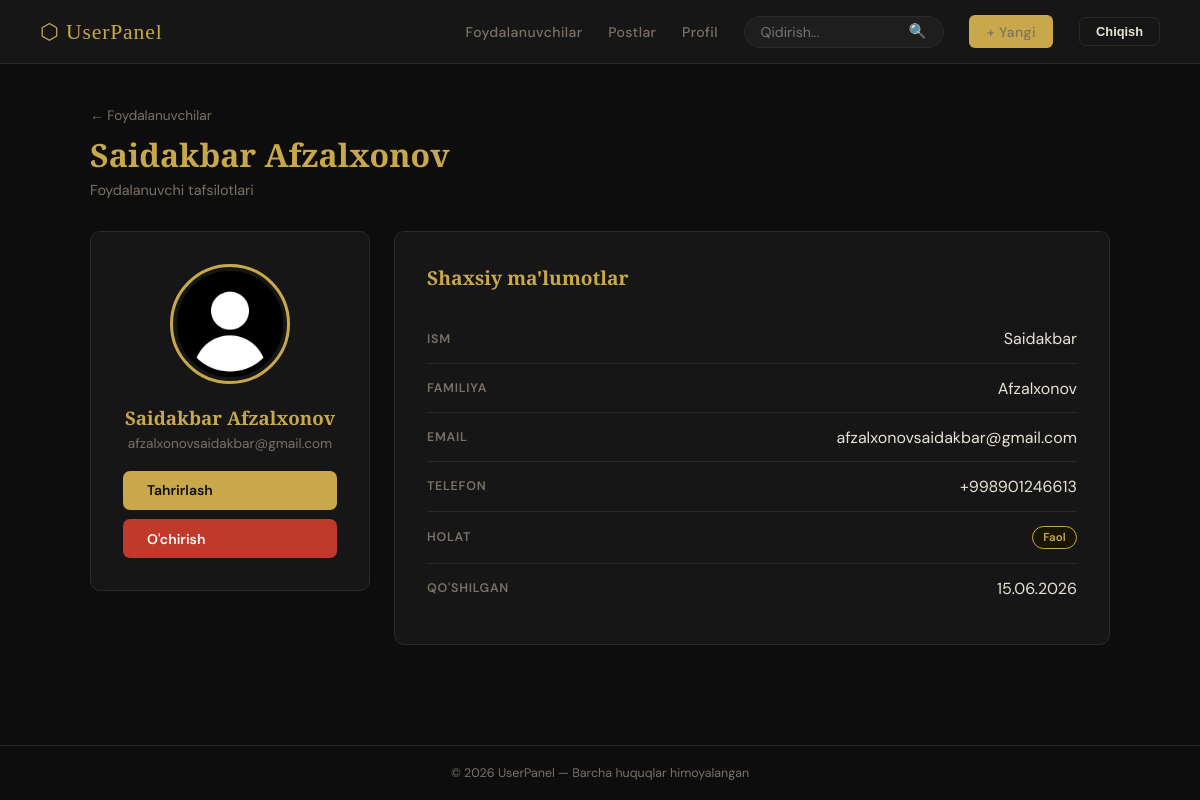
/users/saidakbar-afzalxonov-9b1ba59e/ (signed in), run on the app's committed database.
### user/models.py (models this page shows, shortened)
class CustomUser(AbstractUser):
    username=None
    email=models.EmailField(unique=True)
    USERNAME_FIELD='email'
    REQUIRED_FIELDS=['first_name', 'last_name']
    phone_number=models.CharField(max_length=50, blank=False, null=False)
    slug=models.SlugField(unique=True, blank=True)
    picture=models.ImageField(upload_to='media/', blank=True, null=True)
    created_at=models.DateTimeField(auto_now_add=True)
    objects=CustomUserManager()
    def __str__(self):
        return f"{self.first_name} {self.last_name}"

### user/views.py (the view)
# urls.py: path('users/<slug:slug>/', views.user_detail_view, name='user-detail'),
@login_required
def user_detail_view(request, slug):
    user = get_object_or_404(CustomUser, slug=slug)
    return render(request, 'user_view.html', {'user_obj': user})

### templates/user_view.html (shortened to what this page needs)
{% extends 'base.html' %}
{% block content %}
<div class="page-header">
  <a href="{% url 'user-list' %}" style="color:var(--muted);text-decoration:none;font-size:.85rem;">← Foydalanuvchilar</a>
  <h1 style="margin-top:.5rem;">{{ user_obj.first_name }} {{ user_obj.last_name }}</h1>
  <p>Foydalanuvchi tafsilotlari</p>
</div>
<div style="display:grid; grid-template-columns:280px 1fr; gap:1.5rem; align-items:start;">
  <div class="card" style="text-align:center;">
    {% if user_obj.picture %}
      <img src="{{ user_obj.picture.url }}" alt="{{ user_obj }}"
           style="width:120px;height:120px;border-radius:50%;object-fit:cover;border:3px solid var(--gold);margin-bottom:1rem;"/>
    {% else %}
      <div style="width:120px;height:120px;border-radius:50%;background:var(--surface2);border:3px solid var(--border);
                  display:flex;align-items:center;justify-content:center;font-size:2.5rem;margin:0 auto 1rem;">👤</div>
    {% endif %}
    <h3 style="font-family:'Playfair Display',serif;color:var(--gold);">{{ user_obj }}</h3>
    <p style="color:var(--muted);font-size:.85rem;margin-top:.3rem;">{{ user_obj.email }}</p>
    <div style="margin-top:1.2rem; display:flex; flex-direction:column; gap:.6rem;">
      <a href="{% url 'user-update' user_obj.slug %}" class="btn btn-primary">Tahrirlash</a>
      <a href="{% url 'user-delete' user_obj.slug %}" class="btn btn-danger">O'chirish</a>
    </div>
  </div>
  <div class="card">
    <h2 style="font-family:'Playfair Display',serif;font-size:1.2rem;color:var(--gold);margin-bottom:1.5rem;">
      Shaxsiy ma'lumotlar
    </h2>
    <div style="display:flex;justify-content:space-between;align-items:center;padding:.85rem 0;border-bottom:1px solid var(--border);">
      <span style="font-size:.78rem;font-weight:600;color:var(--muted);text-transform:uppercase;letter-spacing:.06em;">Ism</span>
      <span>{{ user_obj.first_name }}</span>
    </div>
    <div style="display:flex;justify-content:space-between;align-items:center;padding:.85rem 0;border-bottom:1px solid var(--border);">
      <span style="font-size:.78rem;font-weight:600;color:var(--muted);text-transform:uppercase;letter-spacing:.06em;">Familiya</span>
      <span>{{ user_obj.last_name }}</span>
    </div>
    <div style="display:flex;justify-content:space-between;align-items:center;padding:.85rem 0;border-bottom:1px solid var(--border);">
      <span style="font-size:.78rem;font-weight:600;color:var(--muted);text-transform:uppercase;letter-spacing:.06em;">Email</span>
      <span>{{ user_obj.email }}</span>
    </div>
    <div style="display:flex;justify-content:space-between;align-items:center;padding:.85rem 0;border-bottom:1px solid var(--border);">
      <span style="font-size:.78rem;font-weight:600;color:var(--muted);text-transform:uppercase;letter-spacing:.06em;">Telefon</span>
      <span>{{ user_obj.phone_number }}</span>
    </div>
    <div style="display:flex;justify-content:space-between;align-items:center;padding:.85rem 0;border-bottom:1px solid var(--border);">
      <span style="font-size:.78rem;font-weight:600;color:var(--muted);text-transform:uppercase;letter-spacing:.06em;">Holat</span>
      <span>
        {% if user_obj.is_active %}
          <span class="badge">Faol</span>
        {% else %}
          <span class="badge" style="border-color:var(--muted);color:var(--muted)">Nofaol</span>
        {% endif %}
      </span>
    </div>
    <div style="display:flex;justify-content:space-between;align-items:center;padding:.85rem 0;">
      <span style="font-size:.78rem;font-weight:600;color:var(--muted);text-transform:uppercase;letter-spacing:.06em;">Qo'shilgan</span>
      <span>{{ user_obj.created_at|date:"d.m.Y" }}</span>
    </div>
  </div>
</div>
{% endblock %}

### templates/base.html (style rules this page uses)
*, *::before, *::after { box-sizing: border-box; margin: 0; padding: 0; }
:root { --bg: #0d0d0d; --surface: #161616; --surface2: #1e1e1e; --border: #2a2a2a; --gold: #c9a84c; --gold-lt: #e2c97e; --text: #e8e2d5; --muted: #7a7267; --danger: #c0392b; --radius: 10px; }
body { font-family: 'DM Sans', sans-serif; background: var(--bg); color: var(--text); min-height: 100vh; display: flex; flex-direction: column; }
.page-header { margin-bottom: 2rem; }
.page-header h1 { font-family: 'Playfair Display', serif; font-size: 2rem; color: var(--gold); font-weight: 700; }
.page-header p { color: var(--muted); font-size: .9rem; margin-top: .3rem; }
.card { background: var(--surface); border: 1px solid var(--border); border-radius: var(--radius); padding: 2rem; }
.btn { display: inline-flex; align-items: center; gap: .4rem; padding: .65rem 1.5rem; border-radius: 7px; font-size: .875rem; font-weight: 600; cursor: pointer; border: none; text-decoration: none; transition: all .2s; }
.btn-primary { background: var(--gold); color: #0d0d0d; }
.btn-danger { background: var(--danger); color: #fff; }
.badge { display: inline-block; padding: .2rem .65rem; border-radius: 20px; font-size: .72rem; font-weight: 600; background: #1a1500; color: var(--gold); border: 1px solid var(--gold); }

### data on the page
CustomUser: first_name "Saidakbar", last_name "Afzalxonov", picture (picture), first_name+last_name "Saidakbar Afzalxonov", email "afzalxonovsaidakbar@gmail.com", phone_number "+998901246613", created_at "15.06.2026"
